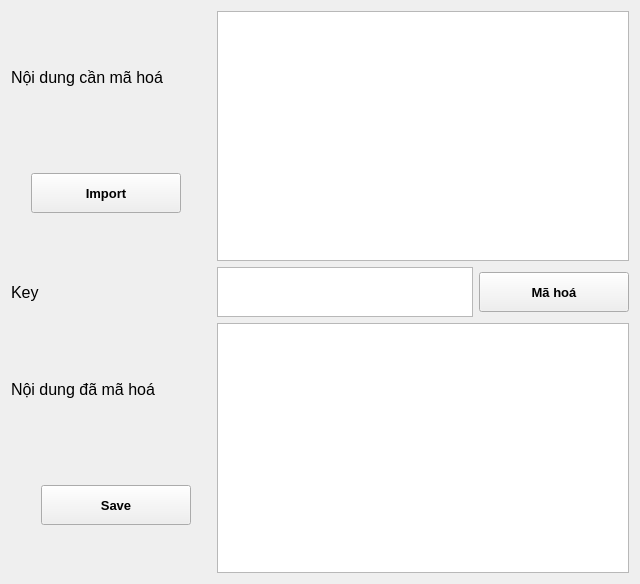
            <widget class="QWidget" name="MaHoaCoKey">
             <layout class="QGridLayout" name="gridLayout_9">
              <item row="0" column="0">
               <layout class="QGridLayout" name="gridLayout_11">
                <property name="verticalSpacing">
                 <number>30</number>
                </property>
                <item row="0" column="0">
                 <widget class="QLabel" name="label_2">
                  <property name="minimumSize">
                   <size>
                    <width>200</width>
                    <height>40</height>
                   </size>
                  </property>
                  <property name="maximumSize">
                   <size>
                    <width>200</width>
                    <height>40</height>
                   </size>
                  </property>
                  <property name="font">
                   <font>
                    <pointsize>12</pointsize>
                   </font>
                  </property>
                  <property name="text">
                   <string>Nội dung cần mã hoá</string>
                  </property>
                 </widget>
                </item>
                <item row="1" column="0">
                 <widget class="QWidget" name="widget" native="true">
                  <property name="minimumSize">
                   <size>
                    <width>200</width>
                    <height>40</height>
                   </size>
                  </property>
                  <property name="maximumSize">
                   <size>
                    <width>200</width>
                    <height>40</height>
                   </size>
                  </property>
                  <widget class="QPushButton" name="btn_Import_MH_K">
                   <property name="geometry">
                    <rect>
                     <x>20</x>
                     <y>0</y>
                     <width>150</width>
                     <height>40</height>
                    </rect>
                   </property>
                   <property name="minimumSize">
                    <size>
                     <width>150</width>
                     <height>40</height>
                    </size>
                   </property>
                   <property name="maximumSize">
                    <size>
                     <width>150</width>
                     <height>16777215</height>
                    </size>
                   </property>
                   <property name="font">
                    <font>
                     <pointsize>10</pointsize>
                     <weight>75</weight>
                     <bold>true</bold>
                    </font>
                   </property>
                   <property name="cursor">
                    <cursorShape>PointingHandCursor</cursorShape>
                   </property>
                   <property name="text">
                    <string>Import</string>
                   </property>
                   <property name="icon">
                    <iconset resource="resource.qrc">
                     <normaloff>:/icon/icon/icons8-import-file-64.png</normaloff>:/icon/icon/icons8-import-file-64.png</iconset>
                   </property>
                   <property name="flat">
                    <bool>false</bool>
                   </property>
                  </widget>
                 </widget>
                </item>
               </layout>
              </item>
              <item row="0" column="1">
               <widget class="QTextEdit" name="txt_PlainText_MH_K">
                <property name="minimumSize">
                 <size>
                  <width>400</width>
                  <height>250</height>
                 </size>
                </property>
                <property name="font">
                 <font>
                  <pointsize>9</pointsize>
                 </font>
                </property>
                <property name="placeholderText">
                 <string/>
                </property>
               </widget>
              </item>
              <item row="1" column="0">
               <layout class="QHBoxLayout" name="horizontalLayout_4">
                <property name="spacing">
                 <number>0</number>
                </property>
                <item>
                 <widget class="QLabel" name="label_3">
                  <property name="minimumSize">
                   <size>
                    <width>200</width>
                    <height>40</height>
                   </size>
                  </property>
                  <property name="maximumSize">
                   <size>
                    <width>200</width>
                    <height>40</height>
                   </size>
                  </property>
                  <property name="font">
                   <font>
                    <pointsize>12</pointsize>
                   </font>
                  </property>
                  <property name="text">
                   <string>Key</string>
                  </property>
                 </widget>
                </item>
               </layout>
              </item>
              <item row="1" column="1">
               <layout class="QHBoxLayout" name="horizontalLayout_3">
                <item>
                 <widget class="QTextEdit" name="txt_Key_MH_K">
                  <property name="minimumSize">
                   <size>
                    <width>250</width>
                    <height>50</height>
                   </size>
                  </property>
                  <property name="maximumSize">
                   <size>
                    <width>16777215</width>
                    <height>50</height>
                   </size>
                  </property>
                  <property name="font">
                   <font>
                    <pointsize>9</pointsize>
                   </font>
                  </property>
                 </widget>
                </item>
                <item>
                 <widget class="QPushButton" name="btn_MH_K">
                  <property name="minimumSize">
                   <size>
                    <width>150</width>
                    <height>40</height>
                   </size>
                  </property>
                  <property name="maximumSize">
                   <size>
                    <width>150</width>
                    <height>16777215</height>
                   </size>
                  </property>
                  <property name="font">
                   <font>
                    <pointsize>10</pointsize>
                    <weight>75</weight>
                    <bold>true</bold>
                   </font>
                  </property>
                  <property name="cursor">
                   <cursorShape>PointingHandCursor</cursorShape>
                  </property>
                  <property name="text">
                   <string>Mã hoá</string>
                  </property>
                 </widget>
                </item>
               </layout>
              </item>
              <item row="2" column="0">
               <layout class="QGridLayout" name="gridLayout_12">
                <property name="verticalSpacing">
                 <number>30</number>
                </property>
                <item row="0" column="0">
                 <widget class="QLabel" name="label_4">
                  <property name="minimumSize">
                   <size>
                    <width>200</width>
                    <height>40</height>
                   </size>
                  </property>
                  <property name="maximumSize">
                   <size>
                    <width>200</width>
                    <height>40</height>
                   </size>
                  </property>
                  <property name="font">
                   <font>
                    <pointsize>12</pointsize>
                   </font>
                  </property>
                  <property name="text">
                   <string>Nội dung đã mã hoá</string>
                  </property>
                 </widget>
                </item>
                <item row="1" column="0">
                 <widget class="QWidget" name="widget_2" native="true">
                  <property name="minimumSize">
                   <size>
                    <width>200</width>
                    <height>40</height>
                   </size>
                  </property>
                  <property name="maximumSize">
                   <size>
                    <width>200</width>
                    <height>40</height>
                   </size>
                  </property>
                  <widget class="QPushButton" name="btn_Save_MH_K">
                   <property name="geometry">
                    <rect>
                     <x>30</x>
                     <y>0</y>
                     <width>150</width>
                     <height>40</height>
                    </rect>
                   </property>
                   <property name="minimumSize">
                    <size>
                     <width>150</width>
                     <height>40</height>
                    </size>
                   </property>
                   <property name="maximumSize">
                    <size>
                     <width>150</width>
                     <height>16777215</height>
                    </size>
                   </property>
                   <property name="font">
                    <font>
                     <pointsize>10</pointsize>
                     <weight>75</weight>
                     <bold>true</bold>
                    </font>
                   </property>
                   <property name="cursor">
                    <cursorShape>PointingHandCursor</cursorShape>
                   </property>
                   <property name="text">
                    <string>Save</string>
                   </property>
                   <property name="icon">
                    <iconset resource="resource.qrc">
                     <normaloff>:/icon/icon/icons8-save-50.png</normaloff>:/icon/icon/icons8-save-50.png</iconset>
                   </property>
                  </widget>
                 </widget>
                </item>
               </layout>
              </item>
              <item row="2" column="1">
               <widget class="QTextEdit" name="txt_Cyphertext_MH_K">
                <property name="minimumSize">
                 <size>
                  <width>400</width>
                  <height>250</height>
                 </size>
                </property>
                <property name="font">
                 <font>
                  <pointsize>9</pointsize>
                 </font>
                </property>
               </widget>
              </item>
             </layout>
            </widget>
